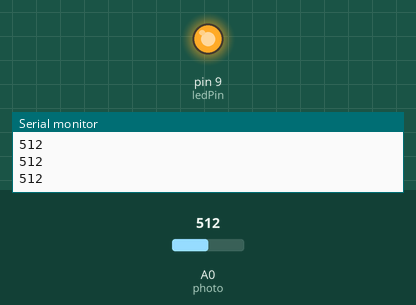
A sketch run on a simulated Arduino Uno, built with avr-gcc and run on an emulated ATmega328P. Shown: output pins drawn as LEDs (lit = HIGH), the last lines printed to the serial monitor. Inputs (shaded band) come from the test bench; at power-on: A0 (photo) = 512.

Above: at 1.2 s.
1.3 s: A0 (photo) set to 122
At 2.0 s:
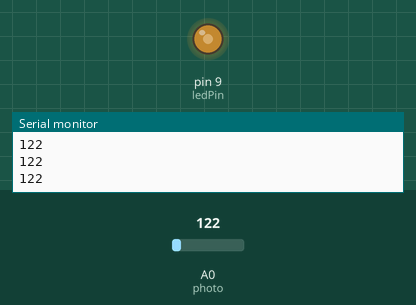
2.9 s: A0 (photo) set to 0
At 3.3 s:
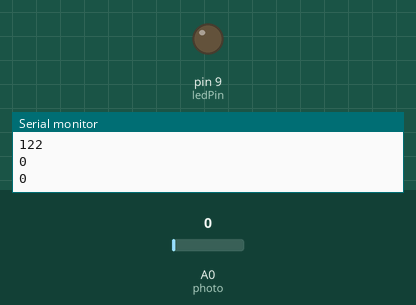
4.5 s: A0 (photo) set to 306
At 5.8 s:
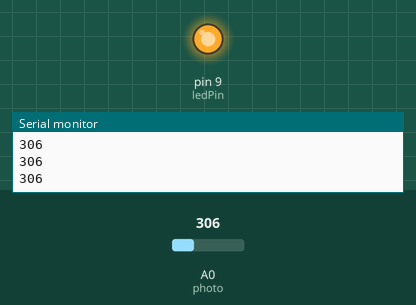
Timing chart, 0 to 7.5 s (numbered marks = the images above; inputs shaded):
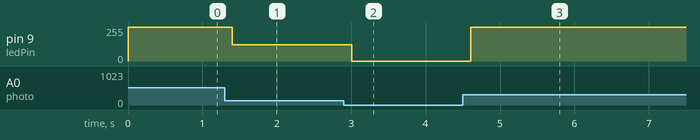

The sketch:

ParkUNT_Arduino_Single.ino
```cpp
// These constants won't change:
const int photo=A0;    // pin that the sensor is attached to

const int ledPin = 9;        // pin that the LED is attached to

// variables:
int sensorValue=0;         // the sensor value

void setup() {

  Serial.begin(19200); //Start Serial
}

void loop() {

    // read the sensor:
    sensorValue = analogRead(photo);

    // fade the LED using the calibrated value:
    analogWrite(ledPin, sensorValue);

    Serial.print(sensorValue);

  Serial.println();
  delay(200);


}
```

Measured:
- after the input at 1.3 s, pin 9 (ledPin): 255/255 → 122/255 after 0.10 s
- after the input at 2.9 s, pin 9 (ledPin): 122/255 → 0/255 after 0.10 s
- after the input at 4.5 s, pin 9 (ledPin): 0/255 → 255/255 after 0.11 s
